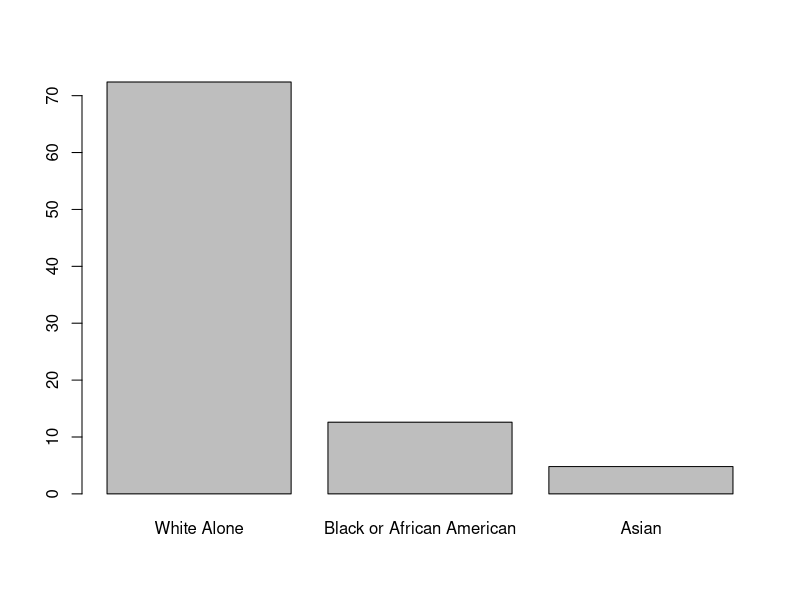
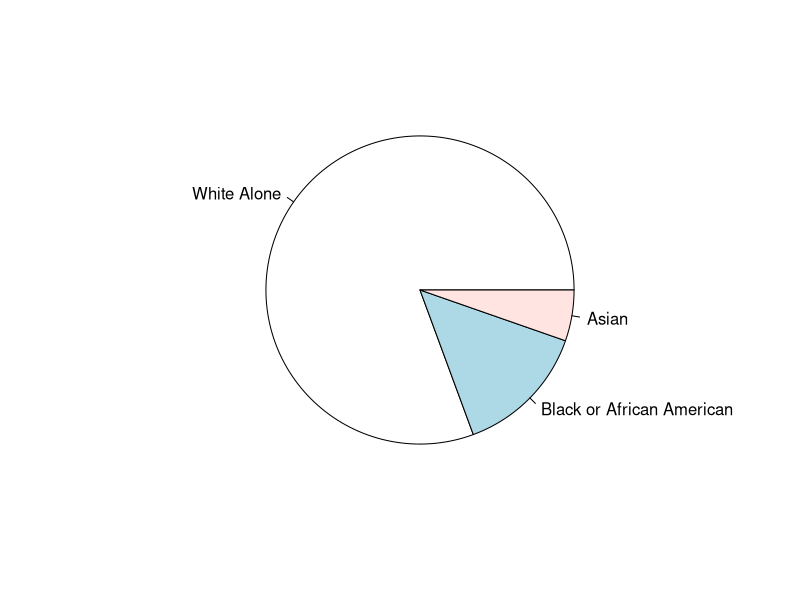

R code for these plots, in order:
demographics = c(72.4, 12.6, 4.8)

barplot(demographics, names.arg = c("White Alone", "Black or African American", "Asian"))

pie(demographics, labels = c("White Alone", "Black or African American", "Asian"))
